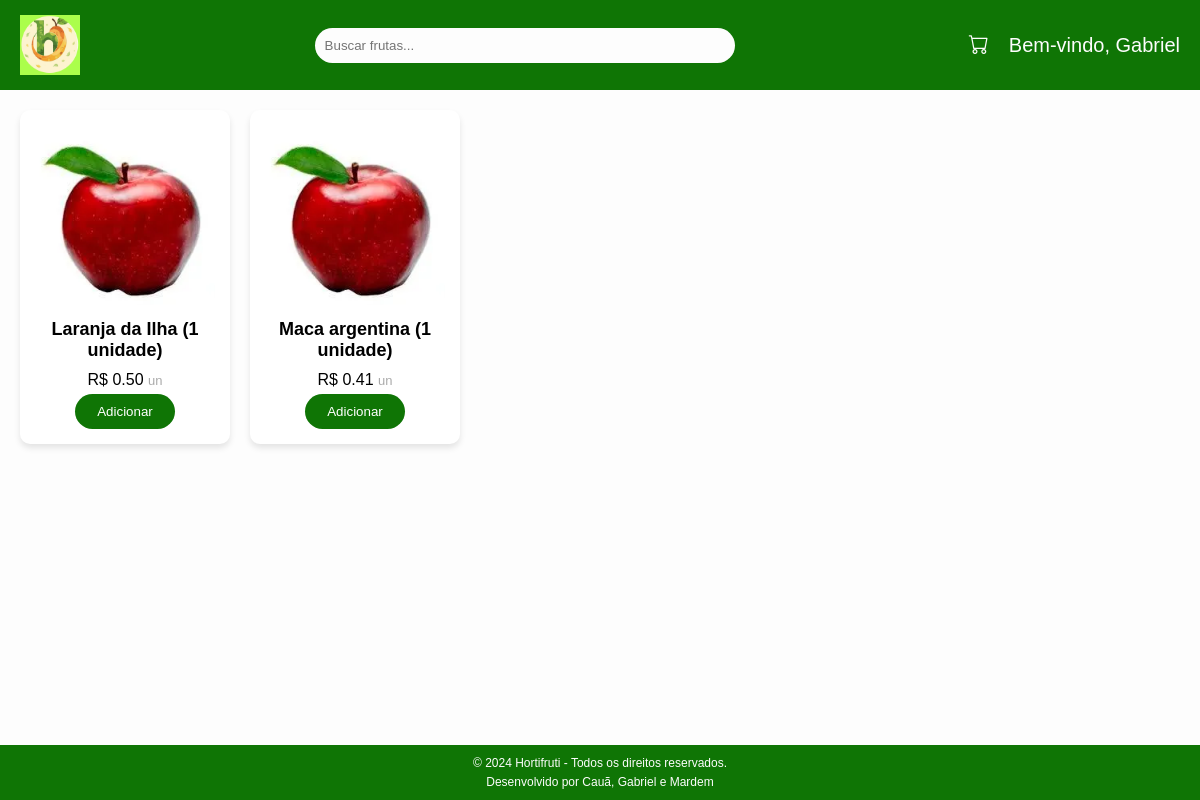
Page /produtos/ (signed in) on the earlier database version.
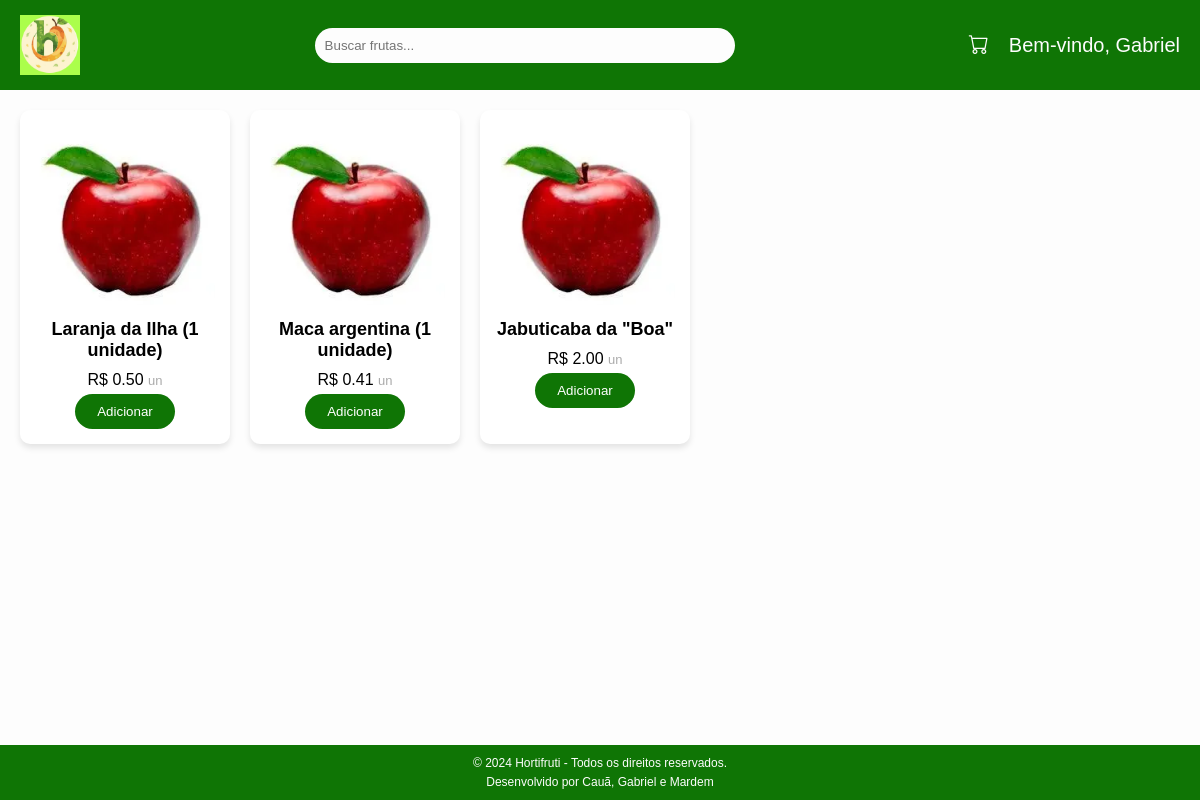
Same page on the later database version.
### produtos/models.py (models this page shows, shortened)
class Produto(models.Model):
    nome = models.CharField(max_length=200)
    imagem = models.ImageField(upload_to='produtos/', blank=True, null=True)
    preco = models.DecimalField(max_digits=10, decimal_places=2)
    estoque = models.PositiveIntegerField()

### produtos/views.py (the view)
# urls.py: path('produtos/', include('produtos.urls')),
def produtos(request):
    cliente_id = request.session.get('cliente_id')
    if not cliente_id:
        messages.error(request, "Você precisa estar logado para acessar esta página.")
        return redirect('login')
    produtos = Produto.objects.all()
    template = loader.get_template('produtos.html')
    context = {
        'produtos': produtos,
    }
    return HttpResponse(template.render(context, request))

### produtos/templates/produtos.html (shortened to what this page needs)
{% load static %}
<!DOCTYPE html>
<html lang="pt-BR">
<head>
    <link rel="stylesheet" href="https://cdn.jsdelivr.net/npm/bootstrap-icons@1.11.3/font/bootstrap-icons.min.css">
    <link rel="stylesheet" href="{% static 'css/produtos.css' %}">
</head>
<body>
    <header>
        <img src="{% static 'img/logo.png' %}" alt="Logo" />
        <input type="text" placeholder="Buscar frutas..." />
        <div class="user-info">
            <a href="{% url 'carrinho' %}"><button><i class="bi bi-cart"></i></button></a>
            <p>Bem-vindo, Gabriel</p>
        </div>
    </header>
    <main>
        <div class="product-grid">
            {% for produto in produtos %}
            <div class="product-card">
                <img src="{% static 'img/apple.png' %}" alt={{produto.nome}}>
                <h3>{{produto.nome}}</h3>
                <p>R$ {{produto.preco}} <span>un</span></p>
                <button class="add-item">Adicionar</button>
            </div>
                {% empty %}
                <p class="warning">Não há produtos disponíveis.</p>
            {% endfor %}
        </div>
    </main>
    <footer class="footer">
        <p>&copy; 2024 Hortifruti - Todos os direitos reservados.</p>
        <p>Desenvolvido por Cauã, Gabriel e Mardem</p>
    </footer>
</body>
</html>

### staticfiles/css/produtos.css (style rules this page uses)
* { margin: 0; padding: 0; font-family: 'Helvetica'; }
body { background-color: #fdfdfd; min-height: 100vh; }
header { display: flex; justify-content: space-between; align-items: center; background-color: #0f7505; padding: 15px 20px; }
header img { height: 60px; }
header input { width: 400px; padding: 10px; border-radius: 25px; border: none; background-color: #fdfdfd; }
.user-info { display: flex; gap: 20px; align-items: center; font-size: 20px; color: #fdfdfd; }
header button { background-color: transparent; cursor: pointer; border: none; font-size: 20px; color: #fdfdfd; transition: 0.3s; }
main { padding: 20px; }
.product-grid { display: grid; grid-template-columns: repeat(auto-fill, 210px); gap: 20px; }
.product-card { background-color: #fff; border-radius: 10px; padding: 15px; text-align: center; box-shadow: 0 4px 6px rgba(0, 0, 0, 0.1); }
.product-card img { max-width: 100%; border-radius: 10px; }
.product-card h3 { font-size: 18px; margin: 10px 0; }
.product-card p { font-size: 16px; margin: 5px 0; }
.product-card span { font-size: small; color: #aaa; }
.add-item { background-color: #0f7505; border: none; width: 100px; padding: 10px 15px; color: #fff; border-radius: 20px; cursor: pointer; transition: 0.3s ease; }
.footer { background-color: #0f7505; color: #fdfdfd; text-align: center; padding: 6px 0; width: 100%; position: fixed; bottom: 0; }
.footer p { margin: 5px 0; font-size: 12px; }

Differences in the rows shown:
added Produto: nome "Jabuticaba da \"Boa\"", preco "2.00"
